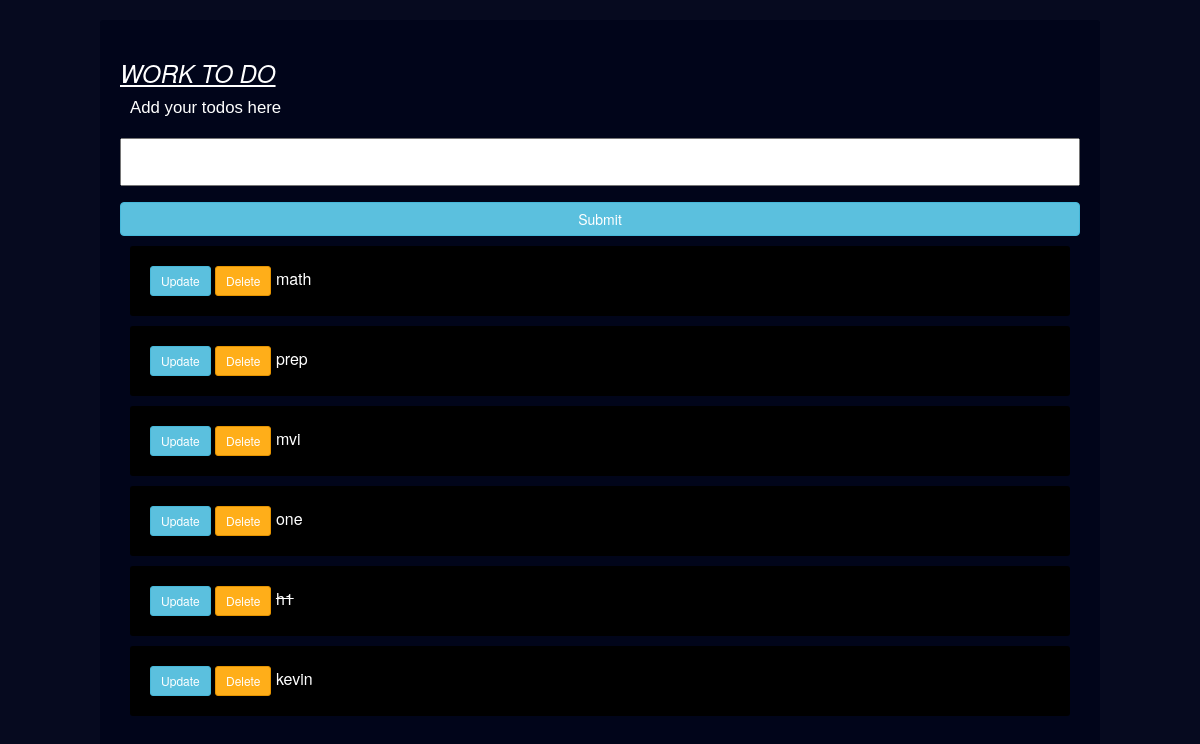
The app's page /, older data.
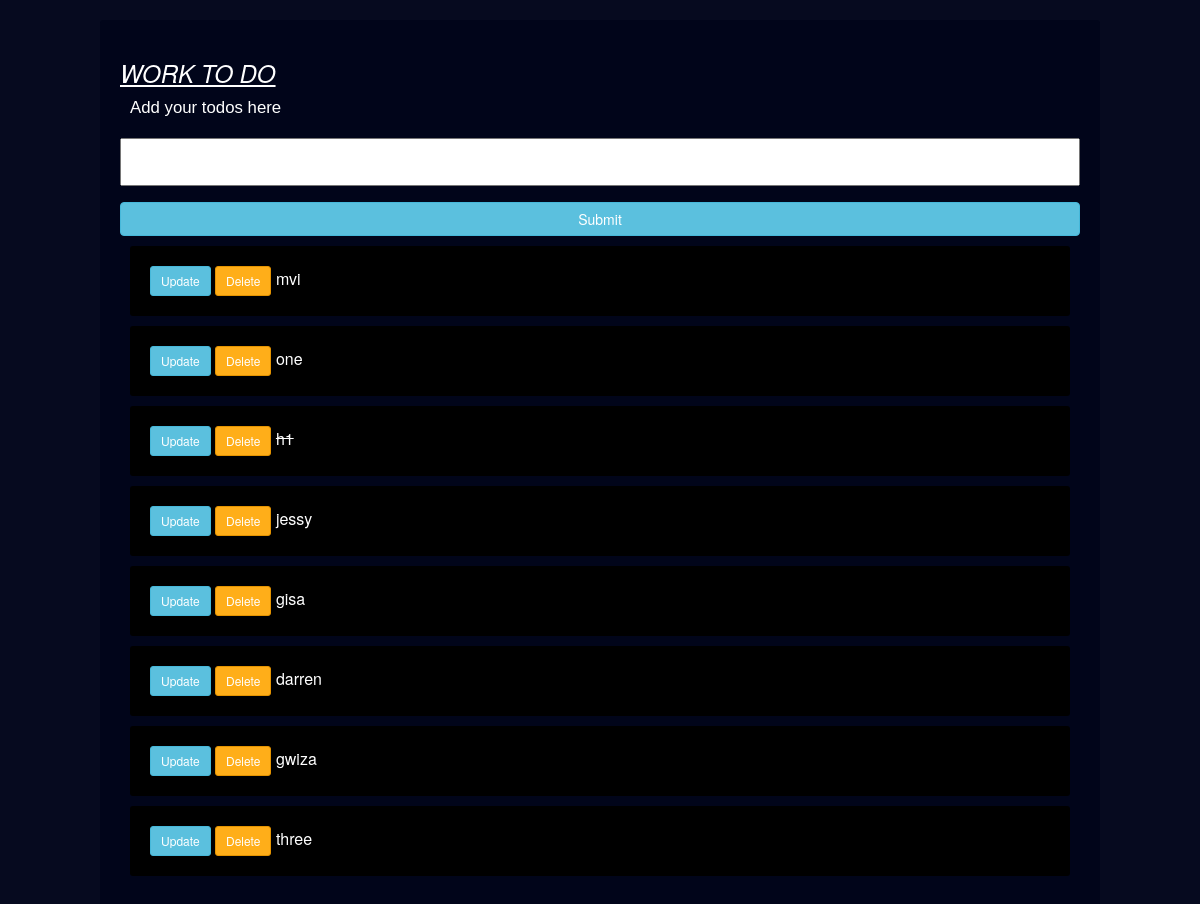
The same page, newer data.
### tasks/models.py (models this page shows)
class Task(models.Model):
    title = models.CharField(max_length = 200)
    complete = models.BooleanField(default=False)
    created = models.DateTimeField(auto_now_add=True)
    def __str__(self):
        return self.title

### tasks/views.py (the view)
# urls.py: path('', views.index , name="list"),
def index(request) :
    tasks = Task.objects.all()
    form = TaskForm()
    if request.method == 'POST' :
        form = TaskForm(request.POST)
        if form.is_valid():
            form.save()
        return redirect('/')
    context = {'tasks':tasks , 'form':form}
    return render(request, 'tasks/index.html', context)

### tasks/forms.py
class TaskForm(forms.ModelForm) :
    class Meta :
        model = Task
        fields = '__all__'

### tasks/templates/tasks/index.html (shortened to what this page needs)
<!DOCTYPE html>
<html lang="en">
<head>
    <link rel="stylesheet" href="http://maxcdn.bootstrapcdn.com/bootstrap/3.3.6/css/bootstrap.min.css">
</head>
<body>
    <div class="center-column">
        <h3><marquee behaviour="left"scroll amount="100"><i><u>WORK TO DO </i></u></i></marquee></h3>
        <p>Add your todos here</p>
        <form method="POST" action "/">
            {{form.title}}
            <input class="btn btn-info" type="submit"name="create Task">
        </form>
        {% for task in tasks %}
            <div class="item-row">
                <a class="btn btn-sm btn-info" href="{% url 'update_task' task.id %}">Update</a>
                <a class="btn btn-sm btn-danger" href="{% url 'delete' task.id %}">Delete</a>
                {% if task.complete == True %}
                    <strike>{{task}}</strike>
                {% else %}
                    <span>{{task}}</span>
                {% endif %}
            </div>
        {% endfor %}
    </div>
</body>
</html>

### tasks/templates/tasks/index.html (style rules this page uses)
body { background-color: #060a1f; }
h3 { color: #fff; }
p { font-size: larger; font-family: 'Franklin Gothic Medium', 'Arial Narrow', Arial, sans-serif; color: #fff; margin: 1rem; }
input { width: 100%; padding: 12px 20px; margin: 8px 0; box-sizing: border-box; }
input::placeholder { color: #d3d3d3; }
.center-column { width: 1000px; margin: 20px auto; padding: 20px; background-color:rgb(1, 5, 26); border-radius: 3px; box-shadow: 6px 2px 30px 0px rgba(0, 0, 0, a0.75); }
.item-row { background-color: black; margin: 10px; padding: 20px; border-radius: 3px; color: #fff; font-size: 16px; box-shadow: 0px -1px 10px -4px rgba(0, 0, 0, a0.75); }
.btn-danger { background-color: #ffae19; border-color: #e59400; }

Row changes from the older to the newer data that the page shows:
removed Task: title "math"
removed Task: title "prep"
removed Task: title "kevin"
added Task: title "jessy"
added Task: title "gisa"
added Task: title "darren"
added Task: title "gwiza"
added Task: title "three"
